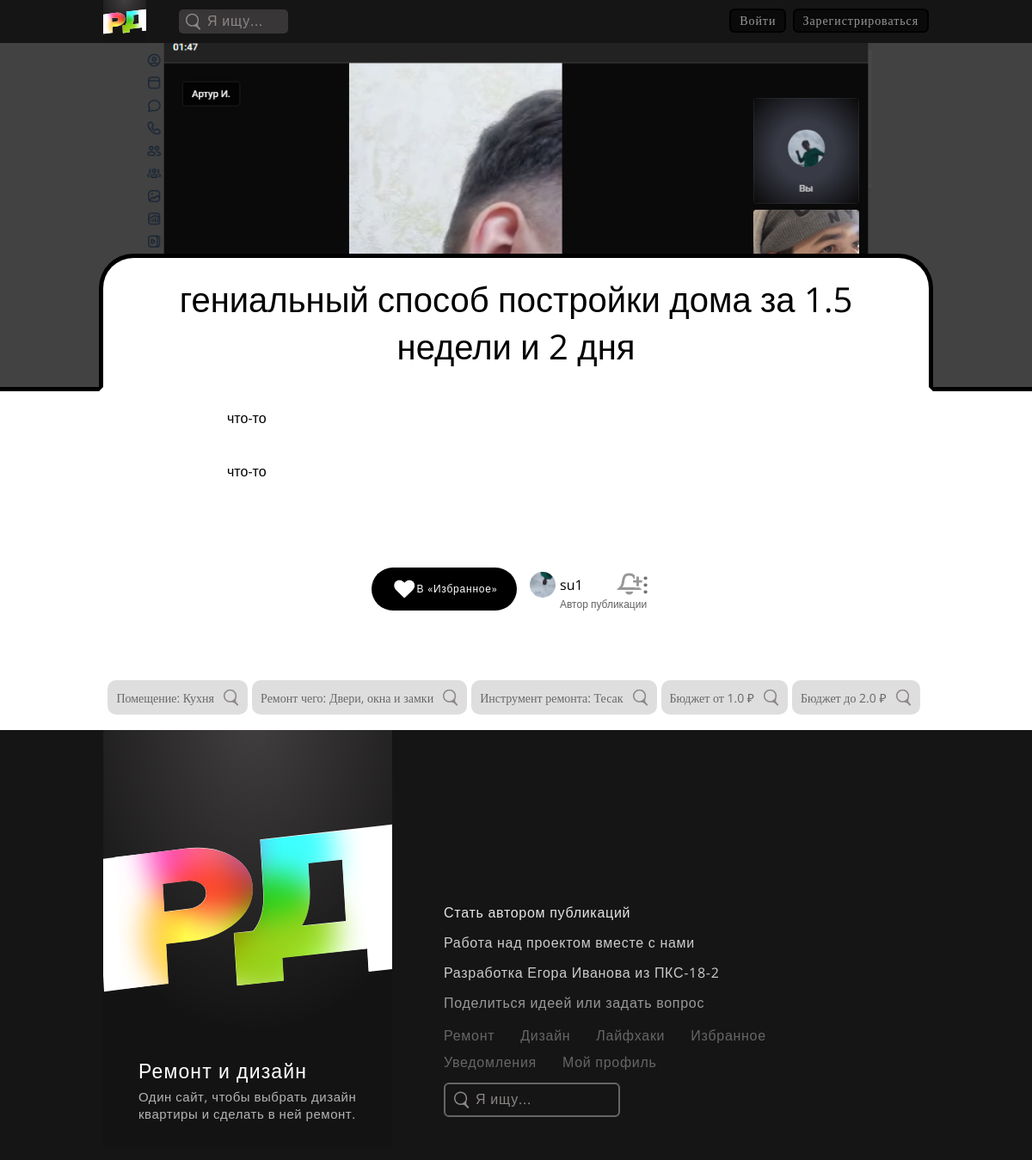
/pub/one/450/, run on an earlier commit of the app's database.
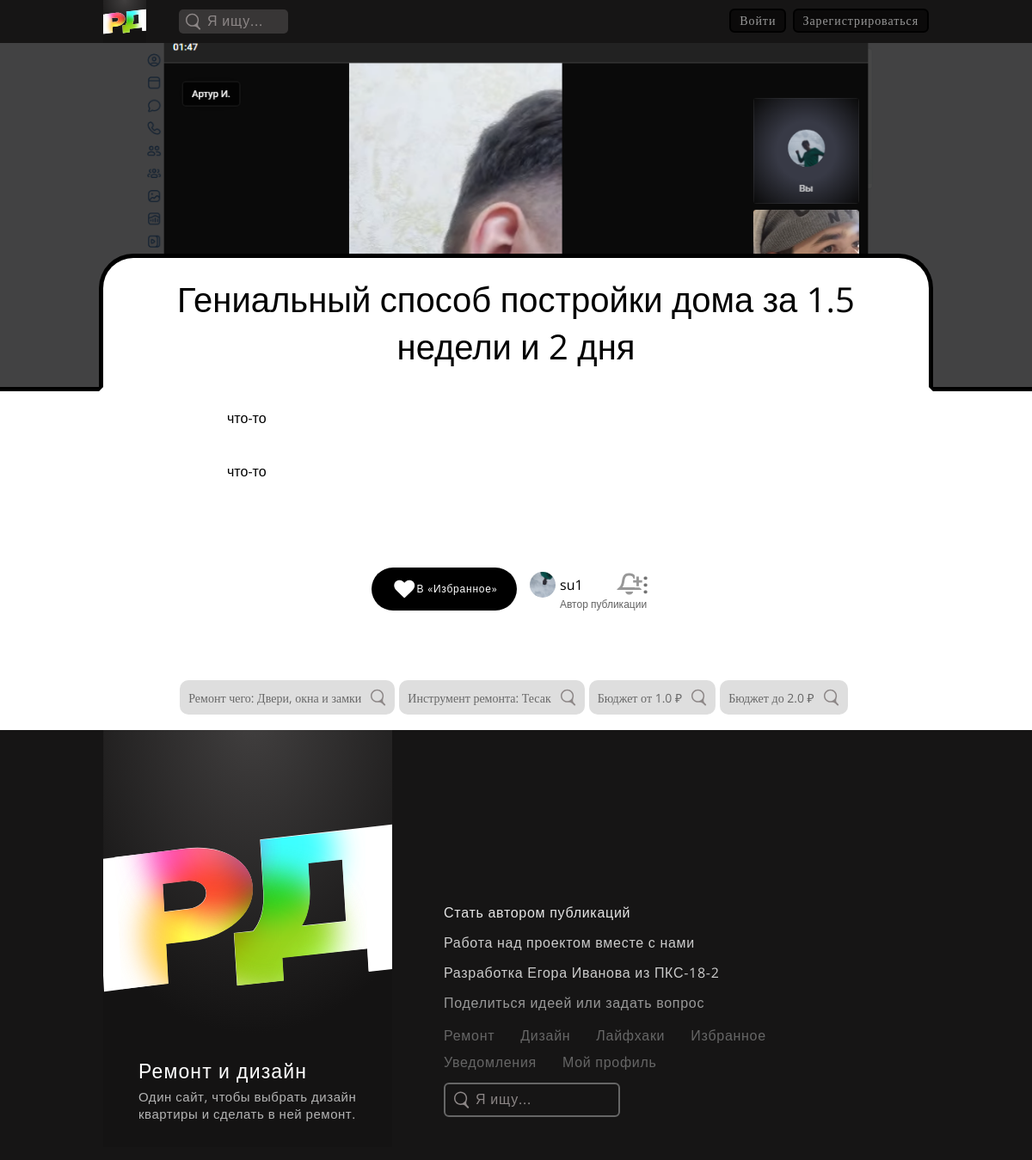
And on a later commit of the database.
### publicationapp/models.py (models this page shows, shortened)
class Publication(models.Model):
    title = models.CharField(max_length=135, verbose_name='Заголовок публикации')
    type = models.ForeignKey('PubTypes', on_delete=models.SET_DEFAULT, default=1, verbose_name='Вид публикации', blank=False)
    preview = models.FileField(max_length=200, upload_to='pub_media', validators=[FileExtensionValidator(['mp4', 'mov', 'png', 'jpg', 'jpeg', 'pdf'])], verbose_name='Превью')
    content_first_desc =  models.TextField(verbose_name='Текст перед фотографиями', default='')
    content_last_desc =  models.TextField(verbose_name='Текст после фотографий', blank=True, null=True, default='')
    tags = models.ManyToManyField('Tag', verbose_name='Теги публикции')
    cost_min = models.FloatField(validators=[MinValueValidator(0.0)], blank=True, default=0, verbose_name='бюджет от')
    cost_max = models.FloatField(validators=[MinValueValidator(0.0)], blank=True, default=1, verbose_name='бюджет до')
    author = models.ForeignKey(settings.AUTH_USER_MODEL, on_delete=models.DO_NOTHING, null=True, verbose_name='Автор')
    pushed = models.DateTimeField(auto_now_add=True, verbose_name='Дата и время публикации')
    seen_count = models.IntegerField(default=0, verbose_name='Сколько раз публикация была просмотрена')
    saved_count = models.IntegerField(default=0, verbose_name='Сколько раз публикация была сохранена')
    reported_count = models.IntegerField(default=0, verbose_name='Сколько раз на публикация было жалоб')
    shared_count = models.IntegerField(default=0, verbose_name='Сколько раз нажали поделиться публикацией')
    average_age_watchers = models.IntegerField(default=0, verbose_name='Средний возраст просмотревших')
    average_age_savers = models.IntegerField(default=0, verbose_name='Средний возраст сохранивших')
    class Meta:
        verbose_name = 'Публикация'
        verbose_name_plural = 'Публикации'
        ordering = ('-pushed',)

class Tag(models.Model):
    name = models.CharField(max_length=255, verbose_name='Значение тега')
    pub_type = models.ManyToManyField('PubTypes', verbose_name='Тип публикации')
    category = models.ForeignKey('TagCategory', on_delete=models.CASCADE, verbose_name='Категория тега', blank=False)
    class Meta:
        verbose_name = 'Тег публикации'
        verbose_name_plural = 'Теги публикции'

class TagCategory(models.Model):
    name = models.CharField(max_length=135, verbose_name='Название категории')
    class Meta:
        verbose_name = 'Категория тегов'
        verbose_name_plural = 'Категории тегов'
    def __str__(self):
        return self.name

### authapp/models.py (models this page shows, shortened)
class User(AbstractUser):
    photo = models.ImageField(upload_to='users_avatars', blank=True, null=True, default='users_avatars/no_avatar.png', verbose_name='Аватарка')
    role = models.ForeignKey('UserRoles', on_delete=models.SET_DEFAULT, default=1, verbose_name='Роль в ИС', blank=False)
    bio = models.CharField(max_length=100, blank=True, null=True, verbose_name='Самоописание/статус')
    age = models.PositiveIntegerField(verbose_name='Возраст', null=True, blank=True, validators=[MinValueValidator(1), MaxValueValidator(140)])
    phone_number = models.PositiveIntegerField(null=True, blank=False, unique=True, verbose_name="Номер телефона", validators=[MinValueValidator(1), MaxValueValidator(99999999999)])
    last_entry = models.DateTimeField(auto_now=True, verbose_name='Дата и время последней авторизации')
    reported_count = models.IntegerField(default=0, verbose_name='Сколько раз на пользователя было жалоб')
    seen_count = models.IntegerField(default=0, verbose_name='Сколько раз пользователя просматривали')
    class Meta:
        verbose_name = 'Пользователь'
        verbose_name_plural = 'Пользователи'

### publicationapp/views.py (the view, shortened to what this page needs)
# urls.py: path('one/<pk>/', publicationapp.PubWatchOne.as_view(), name='pub_one'),
class PubWatchOne(ListView):
    model = Publication
    template_name = 'publicationapp/pub_one.html'
    context_object_name = 'pub'
    allow_empty = False # сделать ответ на случай, если публикации с введённым id не существует
    def get_queryset(self):
        return Publication.objects.get(id=self.kwargs['pk'])
    def get_context_data(self, **kwargs):
        context = super(PubWatchOne, self).get_context_data(**kwargs)
        pub = Publication.objects.get(id=self.kwargs['pk'])
        saved_pubs = subscribing_authors =  None
        ages = (SeenPubs.objects.filter(pub_id=self.kwargs['pk']).aggregate(Sum('watcher_id__age')))['watcher_id__age__sum']
        pub.average_age_watchers = ages / SeenPubs.objects.filter(pub_id=self.kwargs['pk']).count()  if SeenPubs.objects.filter(pub_id=self.kwargs['pk']).count() != 0  else 0
        pub.average_age_savers =   ages / SavedPubs.objects.filter(pub_id=self.kwargs['pk']).count() if SavedPubs.objects.filter(pub_id=self.kwargs['pk']).count() != 0 else 0
        pub.seen_count +=1
        pub.save()
        context.update({
            'pub': pub,
            'photos': PubPhotos.objects.filter(id_pub=self.kwargs['pk']),
            'saved_pubs': saved_pubs,
            'subscribing_authors': subscribing_authors,
        })
        return context

### publicationapp/templates/publicationapp/pub_one.html (shortened to what this page needs)
{% extends 'mainapp/base.html' %}
{% block css %}
  <link rel="stylesheet" href="/static/lib\css\style_header.css">
  <link rel="stylesheet" href="/static/lib\css\style_footer.css">
  <link rel="stylesheet" href="/static/lib\css\style_watch_designs.css">
  {% if pub.type.id == 31 %}
    <link rel="stylesheet" href="/static/lib\css\style_watch_lifehacks.css">
  {% else %}
    <link rel="stylesheet" href="/static/lib\css\style_pub_one.css">
  {% endif %}
{% endblock %}
{% block content %}
  {% if pub.type.id == 31 %}
    <div class="pubs_container">
      <div class="page_title"> </div>
        <div class="pub_one lifehack" id="{{ pub.id }}">
          <div class="media">
            {% if '.mp4' in pub.preview.url or '.mov' in pub.preview.url %}
            <video class="paused" muted="muted" controls="controls" loop>
              <source src="{{ pub.preview.url }}" type='video/mp4;'>
              Тег video не поддерживается вашим браузером. Увы.
            </video>
            {% else %}
              <img src="{{ pub.preview.url }}" alt="">
            {% endif %}
            <div class="img_black_gradient"> </div>
          </div>
          <div class="pub_info">
            <div class="pub_to_do">
              {% if pub.id in saved_pubs %}
                <div class="user_just_saved_it pub_saved">
              {% else %}
                <div class="user_just_saved_it">
              {% endif %}
                <a onclick="
                {% if user.is_authenticated %}
                  toggleSavePub_LH( {{ pub.id }} )
                {% else %}
                  YouHaveToLogin('сохранить публикацию')
                {% endif %}
                " title="Сохранить в «Избранное»"><img src="/static/sources/SVG/heart.svg" alt=""></a>
              </div>
              <div class="pub_author_cntnr">
                <div class="pub_author">
                  <a href="{% url 'auth:account_one' pk=pub.author.id %}"><img src="{{ pub.author.photo.url }}" alt=""></a>
                  <div class="nickname_and_role">
                    <div class="nickname">
                      <a href="{% url 'auth:account_one' pk=pub.author.id %}" class="nickname_link">{{ pub.author.username }}</a>
                        <a onclick="
                        {% if user.is_authenticated %}
                          toggleGetNotiFromAuthor( {{ pub.id }} )
                        {% else %}
                          YouHaveToLogin('получать уведомления о новых публикациях этого автора')
                        {% endif %}
                        " class="nickname_noti"> <div class="get_noti" title="Получать уведомления о новых записях пользователя {{ pub.author.username }}"></div></a>
                    </div>
                    <p class="role">Автор публикации</p>
                  </div>
                </div>
              </div>
                <a onclick="
                  {% if user.is_authenticated %}
                    togglePubAdditionalFunctions({{ pub.id }})
                  {% else %}
                    YouHaveToLogin('подать жалобу или поделиться этой публикацией')
                  {% endif %}
                "><div class="pub_show_full">•••</div></a>
            </div>
            <div class="div_pub_text">
              <p class="pub_text">{{ pub.title }}</p>
            </div>
              <div class="pub_tags_container">
                {% for tag in pub.tags.all %}
                  <form class="opened_filter_form" action="{% url 'pub:lifehacks' %}" method="GET">
                    <input type="hidden" name="pub_type" value="{{ pub.type.id }}">
                    <label style='display:none;'> <span> <input type="checkbox" name="style_design" value="{{ tag.id }}" > </span><span>{{ tag.category }}: {{ tag.name }}</span> </label>
                    <div class="pub_tag">
                      <input type="hidden" name="{{ tag.id }}" value="{{ tag.name }}">
                      <input style="cursor: pointer; margin: 0; background: none; border: none; font-size: 14px; color: #686868; font-family: 'Open Sans'; padding-right: 10px;"
                        type="submit" name="to_filter" value="{{ tag.category }}: {{ tag.name }}">
                      <img src="/static/sources/SVG/search.svg" alt="">
                    </div>
                  </form>
                {% endfor%}
              </div>
          </div>
        </div>
        <div class="page_title"> </div>
    </div>
  {% else %}
    <div class="preview" style="background: url({{ pub.preview.url }}); background-position: center; background-size: cover;">
      <div class="preview_cntnr">
        <p class="title">{{ pub.title }}</p>
      </div>
    </div>
    <div class="pubs_container">
      <p class="description">
        {{ pub.content_first_desc|safe }}
      </p>
      <p class="description">
        {{ pub.content_last_desc|safe }}
      </p>
      <div class="pub_to_do">
        {% if p.id in saved_pubs %}
          <div class="user_just_saved_it pub_saved" onclick="toggleSavePub_D( {{ pub.id }} )">
            <img src="/static/sources/SVG/heart.svg" alt="">
            <input class="user_just_saved_it_smbt" type="submit" name="to_save_the_pub" value="Сохранено">
          </div>
        {% else %}
        {% if pub.id in saved_pubs %}
          <div class="user_just_saved_it pub_saved" onclick="toggleSavePub_D( {{ pub.id }} )">
        {% else %}
          <div class="user_just_saved_it" onclick="toggleSavePub_D( {{ pub.id }} )">
        {% endif %}
            <img src="/static/sources/SVG/heart.svg" alt="">
            <input class="user_just_saved_it_smbt" type="submit" name="to_save_the_pub" value="В «Избранное»">
          </div>
        {% endif %}
        <div class="pub_author_cntnr">
          <div class="pub_author">
            <a href="{% url 'auth:account_one' pk=pub.author.id %}"><img src="{{ pub.author.photo.url }}" alt=""></a>
            <div class="nickname_and_role">
              <div class="nickname">
                <a href="{% url 'auth:account_one' pk=pub.author.id %}" class="nickname_link">{{ pub.author.username }}</a>
                {% if user.is_authenticated %}
                  <a onclick="toggleGetNotiFromAuthor( {{ pub.author.id }} )" class="nickname_noti" id="{{ pub.author.id }}">
                  {% if pub.author.id in subscribing_authors %}
                    <div class="get_noti noties_gotten" title="Получать уведомления о новых записях пользователя {{ pub.author.username }}"></div></a>
                  {% else %}
                    <div class="get_noti" title="Получать уведомления о новых записях пользователя {{ pub.author.username }}"></div></a>
                  {% endif %}
                {% else %}
                  <a onclick="YouHaveToLogin('получать уведомления о новых публикациях этого автора')" class="nickname_noti">
                  <div class="get_noti" title="Получать уведомления о новых записях пользователя {{ pub.author.username }}"></div></a>
                {% endif %}
              </div>
              <p class="role">Автор публикации</p>
            </div>
          </div>
        </div>
        <a onclick="togglePubAdditionalFunctions({{ pub.id }})"><div class="pub_show_full">•••</div></a>
      </div>
      <div class="pub_tags_container">
        {% for tag in pub.tags.all %}
          <form class="opened_filter_form" action="
          {% if pub.type.id == 11 %} {% url 'pub:repairs' %} {% endif %}
          {% if pub.type.id == 21 %} {% url 'pub:designs' %} {% endif %}"
          method="GET">
            <div class="pub_tag">
              <input style="cursor: pointer; margin: 0; background: none; border: none; font-size: 14px; color: #686868; font-family: 'Open Sans'; padding-right: 10px;"
                type="submit" name="to_filter" value="{{ tag.category }}: {{ tag.name }}">
              <img src="/static/sources/SVG/search.svg" alt="">
            </div>
          </form>
        {% endfor%}
        {% if pub.cost_min %}
          <form class="opened_filter_form" action="
          {% if pub.type.id == 11 %} {% url 'pub:repairs' %} {% endif %}
          {% if pub.type.id == 21 %} {% url 'pub:designs' %} {% endif %}"
          method="GET">
            <div class="pub_tag">
              <input style="cursor: pointer; margin: 0; background: none; border: none; font-size: 14px; color: #686868; font-family: 'Open Sans'; padding-right: 10px;"
                type="submit" name="to_filter" value="Бюджет от {{ pub.cost_min }} ₽">
              <img src="/static/sources/SVG/search.svg" alt="">
            </div>
          </form>
        {% endif %}
        {% if pub.cost_max %}
          <form class="opened_filter_form" action="
          {% if pub.type.id == 11 %} {% url 'pub:repairs' %} {% endif %}
          {% if pub.type.id == 21 %} {% url 'pub:designs' %} {% endif %}"
          method="GET">
            <div class="pub_tag">
              <input style="cursor: pointer; margin: 0; background: none; border: none; font-size: 14px; color: #686868; font-family: 'Open Sans'; padding-right: 10px;"
                type="submit" name="to_filter" value="Бюджет до {{ pub.cost_max }} ₽">
              <img src="/static/sources/SVG/search.svg" alt="">
            </div>
          </form>
        {% endif %}
      </div>
    </div>
  {% endif %}
{% endblock %}

What changed in the data, as far as the page shows it:
removed Tag: to_filter "Помещение: Кухня"
changed Publication "что-то": title "гениальный способ постройки дома за 1.5 недели и 2 дня" → "Гениальный способ постройки дома за 1.5 недели и 2 дня"
